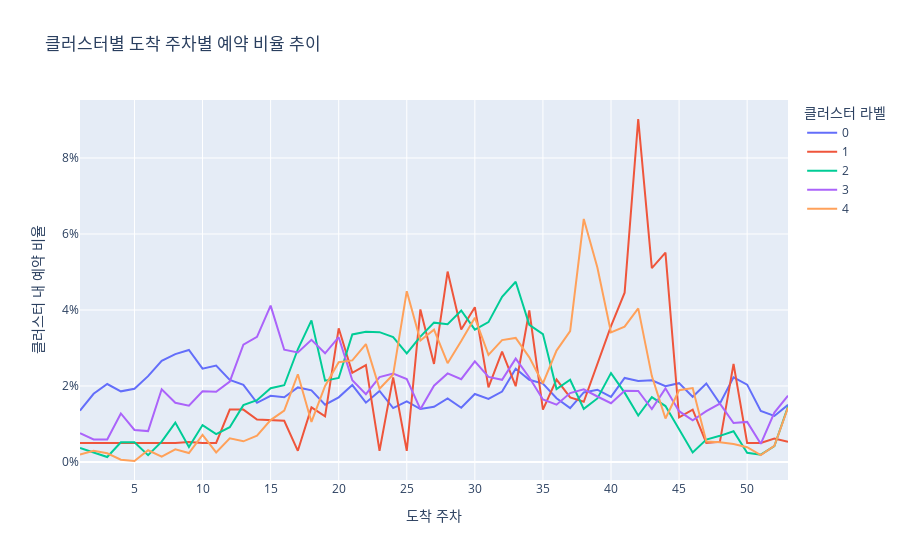

Write notebook code for a chart like this one.
### Code cell
import plotly.express as px
import pandas as pd
import plotly.graph_objects as go

# df_resort_clustered DataFrame 사용

# 클러스터별, 주차별 예약 건수 계산
df_week_cluster_count = df_resort_clustered.groupby(['cluster_label', 'arrival_date_week_number']).size().reset_index(name='count')

# 각 클러스터별 총 예약 건수 계산
cluster_total_bookings = df_resort_clustered.groupby('cluster_label').size().reset_index(name='total_count')

# 주차별 데이터에 클러스터별 총 예약 건수 병합
df_week_cluster_count = pd.merge(df_week_cluster_count, cluster_total_bookings, on='cluster_label')

# 클러스터별 주차별 예약 건수 비율 계산
df_week_cluster_count['percentage'] = df_week_cluster_count['count'] / df_week_cluster_count['total_count']

# 하나의 큰 차트에 여러 클러스터 표시 (꺾은선 그래프 - 예약 비율)
fig_week_line_combined = px.line(df_week_cluster_count, x='arrival_date_week_number', y='percentage', color='cluster_label',
                                 title='클러스터별 도착 주차별 예약 비율 추이',
                                 labels={'arrival_date_week_number': '도착 주차', 'percentage': '클러스터 내 예약 비율', 'cluster_label': '클러스터 라벨'})

# x축 레이블을 5의 배수만 표시
week_numbers = sorted(df_week_cluster_count['arrival_date_week_number'].unique())
tick_vals = [week for week in week_numbers if week % 5 == 0]

fig_week_line_combined.update_layout(
    xaxis = dict(
        tickmode = 'array',
        tickvals = tick_vals
    )
) # x축을 5의 배수만 표시
fig_week_line_combined.update_yaxes(tickformat=".0%") # y축 레이블을 백분율로 표시

fig_week_line_combined.show()


# 기존 막대 그래프와 꺾은선 그래프 서브플롯 코드는 주석 처리하거나 제거
# fig = make_subplots(rows=rows, cols=cols,
#                     subplot_titles=[f'클러스터 {c}' for c in clusters],
#                     specs=[[{"secondary_y": True}]*cols]*rows,
#                     vertical_spacing=0.1, horizontal_spacing=0.05)

# ... (기존 막대 그래프 및 꺾은선 그래프 추가 코드)

# fig.update_layout(
#     title_text='클러스터별 도착 주차별 예약 건수 및 비율',
# ...
# )
# fig.show()

### Figure 1 — Plotly figure (JSON) as saved in the notebook; plotly's stock layout.template omitted (floating-point values rounded to 4 significant figures)
{"data": [{"hovertemplate": "클러스터 라벨=0<br>도착 주차=%{x}<br>클러스터 내 예약 비율=%{y}<extra></extra>", "legendgroup": "0", "line": {"color": "#636efa", "dash": "solid"}, "marker": {"symbol": "circle"}, "mode": "lines", "name": "0", "orientation": "v", "showlegend": true, "type": "scatter", "x": [1, 2, 3, 4, 5, 6, 7, 8, 9, 10, 11, 12, 13, 14, 15, 16, 17, 18, 19, 20, 21, 22, 23, 24, 25, 26, 27, 28, 29, 30, 31, 32, 33, 34, 35, 36, 37, 38, 39, 40, 41, 42, 43, 44, 45, 46, 47, 48, 49, 50, 51, 52, 53], "xaxis": "x", "y": [0.01349, 0.01794, 0.0205, 0.01858, 0.01928, 0.02258, 0.0266, 0.02837, 0.02946, 0.02456, 0.02536, 0.02157, 0.02029, 0.01556, 0.01741, 0.017, 0.01961, 0.01885, 0.01508, 0.017, 0.02023, 0.0156, 0.01867, 0.01417, 0.01591, 0.01393, 0.01452, 0.01673, 0.01424, 0.01788, 0.01659, 0.01852, 0.0245, 0.02163, 0.02062, 0.01677, 0.01415, 0.01828, 0.019, 0.01712, 0.02211, 0.02128, 0.02147, 0.01992, 0.02073, 0.01716, 0.02064, 0.01539, 0.02229, 0.02034, 0.01341, 0.01211, 0.01502], "yaxis": "y"}, {"hovertemplate": "클러스터 라벨=1<br>도착 주차=%{x}<br>클러스터 내 예약 비율=%{y}<extra></extra>", "legendgroup": "1", "line": {"color": "#EF553B", "dash": "solid"}, "marker": {"symbol": "circle"}, "mode": "lines", "name": "1", "orientation": "v", "showlegend": true, "type": "scatter", "x": [1, 2, 3, 4, 5, 6, 7, 8, 9, 10, 11, 12, 13, 14, 16, 17, 18, 19, 20, 21, 22, 23, 24, 25, 26, 27, 28, 29, 30, 31, 32, 33, 34, 35, 36, 37, 38, 39, 40, 41, 42, 43, 44, 45, 46, 47, 48, 49, 50, 51, 52, 53], "xaxis": "x", "y": [0.004982, 0.004982, 0.004982, 0.004982, 0.004982, 0.004982, 0.004982, 0.004982, 0.005275, 0.004982, 0.004982, 0.01377, 0.01377, 0.01114, 0.01084, 0.002931, 0.01436, 0.01202, 0.03517, 0.02345, 0.0255, 0.002931, 0.02227, 0.002931, 0.04015, 0.02579, 0.05012, 0.03488, 0.04074, 0.01964, 0.02902, 0.01993, 0.03986, 0.01377, 0.02169, 0.017, 0.01583, 0.02579, 0.03576, 0.04455, 0.09027, 0.051, 0.0551, 0.01172, 0.01377, 0.004982, 0.005275, 0.02579, 0.004982, 0.004982, 0.006155, 0.005275], "yaxis": "y"}, {"hovertemplate": "클러스터 라벨=2<br>도착 주차=%{x}<br>클러스터 내 예약 비율=%{y}<extra></extra>", "legendgroup": "2", "line": {"color": "#00cc96", "dash": "solid"}, "marker": {"symbol": "circle"}, "mode": "lines", "name": "2", "orientation": "v", "showlegend": true, "type": "scatter", "x": [1, 2, 3, 4, 5, 6, 7, 8, 9, 10, 11, 12, 13, 14, 15, 16, 17, 18, 19, 20, 21, 22, 23, 24, 25, 26, 27, 28, 29, 30, 31, 32, 33, 34, 35, 36, 37, 38, 39, 40, 41, 42, 43, 44, 45, 46, 47, 48, 49, 50, 51, 52, 53], "xaxis": "x", "y": [0.003666, 0.002506, 0.001299, 0.005151, 0.005151, 0.001764, 0.005337, 0.01035, 0.003945, 0.009699, 0.007332, 0.009142, 0.01494, 0.01624, 0.0194, 0.02019, 0.02965, 0.03727, 0.02139, 0.02209, 0.03355, 0.03425, 0.03416, 0.03286, 0.02854, 0.033, 0.03666, 0.03624, 0.03986, 0.03481, 0.0368, 0.04348, 0.04743, 0.03611, 0.03365, 0.01917, 0.02163, 0.01397, 0.01671, 0.02339, 0.01824, 0.01221, 0.01703, 0.01471, 0.008632, 0.002506, 0.005894, 0.006868, 0.008075, 0.002413, 0.001903, 0.004177, 0.01457], "yaxis": "y"}, {"hovertemplate": "클러스터 라벨=3<br>도착 주차=%{x}<br>클러스터 내 예약 비율=%{y}<extra></extra>", "legendgroup": "3", "line": {"color": "#ab63fa", "dash": "solid"}, "marker": {"symbol": "circle"}, "mode": "lines", "name": "3", "orientation": "v", "showlegend": true, "type": "scatter", "x": [1, 2, 3, 4, 5, 6, 7, 8, 9, 10, 11, 12, 13, 14, 15, 16, 17, 18, 19, 20, 21, 22, 23, 24, 25, 26, 27, 28, 29, 30, 31, 32, 33, 34, 35, 36, 37, 38, 39, 40, 41, 42, 43, 44, 45, 46, 47, 48, 49, 50, 51, 52, 53], "xaxis": "x", "y": [0.007552, 0.005907, 0.005907, 0.01275, 0.008425, 0.008123, 0.01913, 0.01557, 0.0148, 0.01859, 0.01846, 0.02115, 0.03085, 0.03293, 0.04115, 0.02954, 0.0288, 0.03216, 0.0286, 0.03283, 0.02152, 0.01782, 0.02232, 0.02326, 0.02182, 0.0139, 0.02007, 0.02329, 0.02178, 0.02648, 0.02239, 0.02162, 0.02719, 0.02222, 0.01645, 0.01507, 0.01813, 0.0191, 0.01722, 0.01544, 0.01873, 0.0187, 0.01393, 0.01937, 0.01336, 0.01098, 0.01336, 0.01534, 0.01024, 0.01054, 0.004766, 0.01299, 0.01742], "yaxis": "y"}, {"hovertemplate": "클러스터 라벨=4<br>도착 주차=%{x}<br>클러스터 내 예약 비율=%{y}<extra></extra>", "legendgroup": "4", "line": {"color": "#FFA15A", "dash": "solid"}, "marker": {"symbol": "circle"}, "mode": "lines", "name": "4", "orientation": "v", "showlegend": true, "type": "scatter", "x": [1, 2, 3, 4, 5, 6, 7, 8, 9, 10, 11, 12, 13, 14, 15, 16, 17, 18, 19, 20, 21, 22, 23, 24, 25, 26, 27, 28, 29, 30, 31, 32, 33, 34, 35, 36, 37, 38, 39, 40, 41, 42, 43, 44, 45, 46, 47, 48, 49, 50, 51, 52, 53], "xaxis": "x", "y": [0.001943, 0.002915, 0.002267, 0.0005668, 0.0002429, 0.003077, 0.001377, 0.00332, 0.002348, 0.007126, 0.00251, 0.006235, 0.005426, 0.006883, 0.01101, 0.01352, 0.02308, 0.01053, 0.02, 0.02624, 0.02672, 0.03101, 0.01927, 0.023, 0.04494, 0.03199, 0.03482, 0.02599, 0.03182, 0.03798, 0.02818, 0.03207, 0.03263, 0.02753, 0.02065, 0.02931, 0.03442, 0.06397, 0.05118, 0.03409, 0.03563, 0.04041, 0.02259, 0.01142, 0.01887, 0.01943, 0.005345, 0.005183, 0.004697, 0.003887, 0.001782, 0.004211, 0.01433], "yaxis": "y"}], "layout": {"legend": {"title": {"text": "클러스터 라벨"}, "tracegroupgap": 0}, "title": {"text": "클러스터별 도착 주차별 예약 비율 추이"}, "xaxis": {"anchor": "y", "domain": [0, 1], "tickmode": "array", "tickvals": [5, 10, 15, 20, 25, 30, 35, 40, 45, 50], "title": {"text": "도착 주차"}}, "yaxis": {"anchor": "x", "domain": [0, 1], "tickformat": ".0%", "title": {"text": "클러스터 내 예약 비율"}}}}
